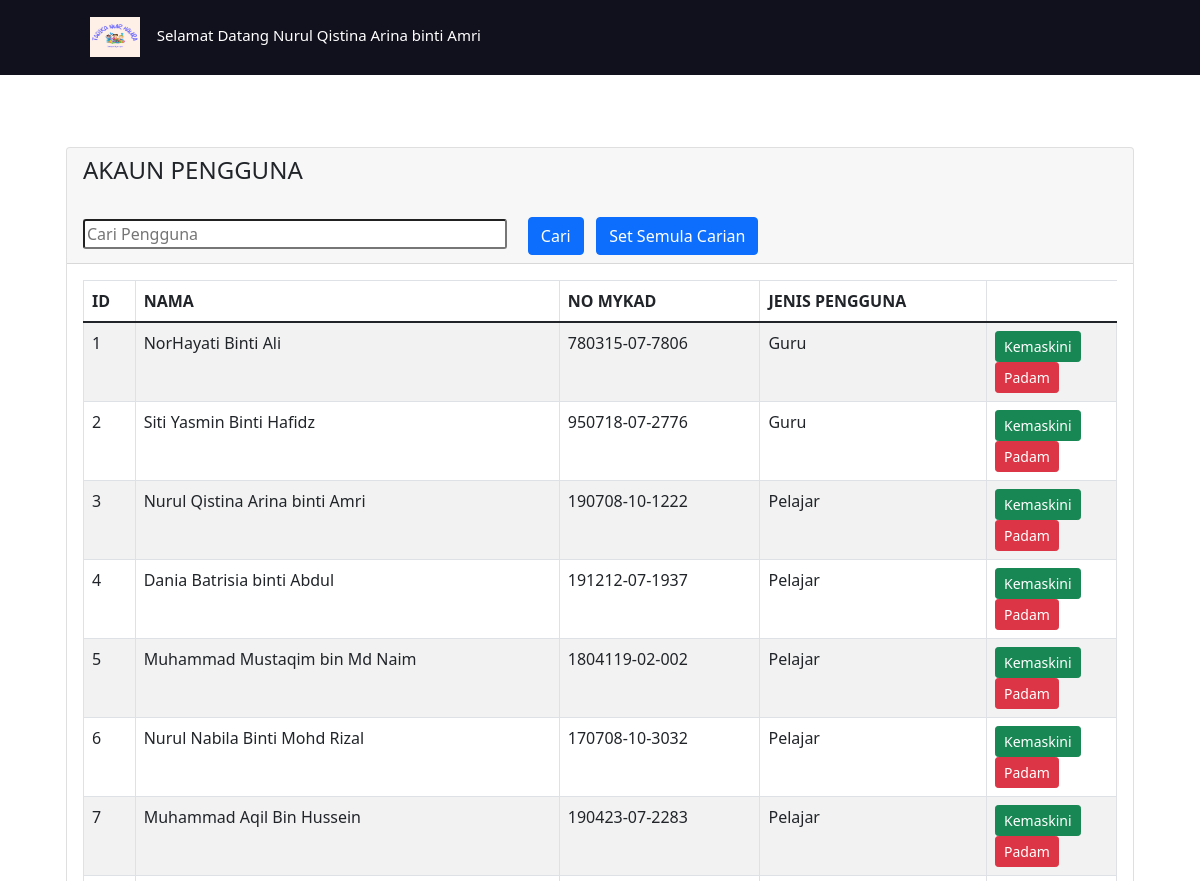
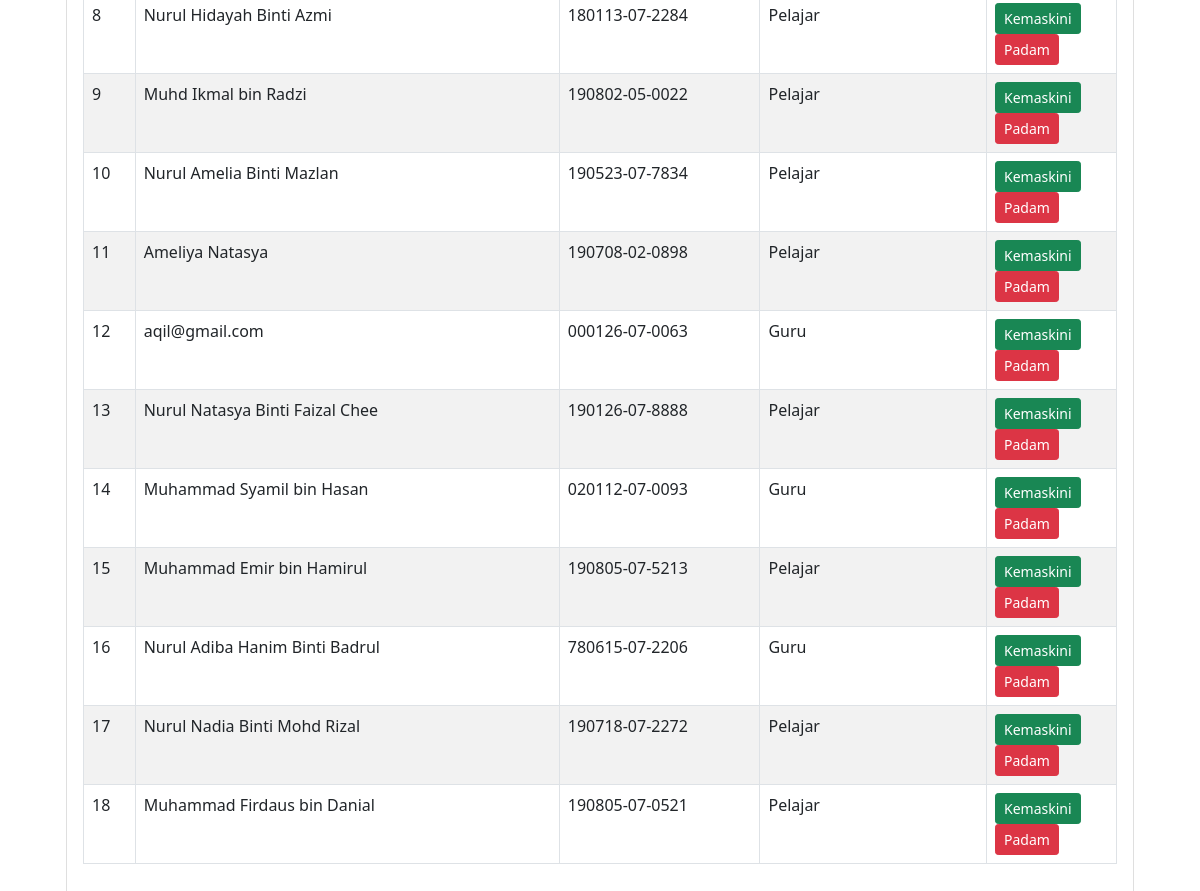
/view.php (signed in), run on the app's committed database (2 pictures, top to bottom).
### tables this page shows
CREATE TABLE `users` (
  `id` int(11) NOT NULL,
  `nama` varchar(255) NOT NULL,
  `noMyKad` varchar(14) NOT NULL,
  `phone` varchar(12) NOT NULL,
  `gender` varchar(12) NOT NULL,
  `email` varchar(255) NOT NULL,
  `password` varchar(255) NOT NULL,
  `user_type` varchar(20) NOT NULL
);

### view.php (the view, shortened to what this page needs)
<?php
require 'config.php';
?>
<!doctype html>
<html lang="en">
<head>
    <link href="https://cdn.jsdelivr.net/npm/bootstrap@5.1.3/dist/css/bootstrap.min.css" rel="stylesheet">
</head>
<body >
<nav>
  <label class="logo"> <img src="images/logo.png" width="50" height="40">&nbsp;&nbsp;&nbsp;
      <span class="text"> Selamat Datang <?= $_SESSION['nama']; ?> </span>
  </label>
</nav>
 <section class="home-section">
    <div class="home-content">
      <div class="container mt-5 ml-sm-20">
        <div class="row">
          <div class="col-md-12">
    <div class="container mt-4">
        <div class="row">
            <div class="col-md-12">
                <div class="card">
                    <div class="card-header">
                        <h4>AKAUN PENGGUNA</h4><br>
                        <form  action="" method="GET">
                         <input type="text" name="cariPengguna" placeholder="Cari Pengguna" size="40"  style="border-radius: 3px;">&nbsp;&nbsp;&nbsp;&nbsp;
                          <button type="submit" name="submit" class="btn btn-primary">Cari</button>&nbsp;&nbsp;
                           <button type="submit" name="submit" class="btn btn-primary"><a href="view.php" style="color: white; text-decoration: none;">Set Semula Carian</button>
                         </form>
                    </div>
                    <div class="card-body" style="" responsive true;>
                        <table class="table table-bordered table-striped" id="export">
                            <thead>
                                <tr>
                                    <th>ID</th>
                                    <th>NAMA</th>
                                    <th>NO MYKAD</th>
                                    <th>JENIS PENGGUNA</th>
                                </tr>
                            </thead>
                            <tbody>
                                <?php
                                    if (isset($_GET['cariPengguna']))
                                    {
                                        $filtervalues = $_GET['cariPengguna'];
                                        $query = "SELECT * FROM users WHERE nama = '$filtervalues'";
                                        $query_run = mysqli_query($conn,$query);
                                    }
                                    else
                                    {
                                        $query = "SELECT * FROM users";
                                        $query_run = mysqli_query($conn, $query);
                                    }
                                    if(mysqli_num_rows($query_run) > 0)
                                    {
                                        foreach($query_run as $usersRow)
                                        {
                                            ?>
                                            <tr>
                                                <td><?= $usersRow['id']; ?></td>
                                                <td><?= $usersRow['nama']; ?></td>
                                                <td><?= $usersRow['noMyKad']; ?></td>
                                                <td><?= $usersRow['user_type']; ?></td>
                                                <td width="130px">
                                                    <a href="update.php?id=<?= $usersRow['id']; ?>" class="btn btn-success btn-sm">Kemaskini</a>
                                                    <form action="delete.php" method="POST" class="d-inline"autocomplete="off"  onsubmit="return confirm('Anda mahu data ini dipadam?')" >
                                                        <button type="submit" name="delete_users" value="<?=$usersRow['id'];?>" class="btn btn-danger btn-sm">Padam</button>
                                                    </form>
                                                </td>
                                            </tr>
                                <?php
                                        }
                                    }
                                    else
                                    {
                                        echo "<h5> No Record Found </h5>";
                                    }
                                ?>
                            </tbody>
                        </table>
                    </div>
                </div>
            </div>
        </div>
    </div>
        </div>
        </div>
      </div>
    </div>
  </section>
</body>
</html>

### view.php (style rules this page uses)
nav { background-color: #11101d; height: 75px; width: 100%; line-height: 70px; }
label.logo { line-height: 90%; padding: 0 90px; }
.text { color: white; font-size: 15px; }

### data on the page
users: id "1", nama "NorHayati Binti Ali", noMyKad "780315-07-7806", user_type "Guru"
users: id "2", nama "Siti Yasmin Binti Hafidz", noMyKad "950718-07-2776", user_type "Guru"
users: id "3", nama "Nurul Qistina Arina binti Amri", noMyKad "190708-10-1222", user_type "Pelajar"
users: id "4", nama "Dania Batrisia binti Abdul", noMyKad "191212-07-1937", user_type "Pelajar"
users: id "5", nama "Muhammad Mustaqim bin Md Naim", noMyKad "1804119-02-002", user_type "Pelajar"
users: id "6", nama "Nurul Nabila Binti Mohd Rizal", noMyKad "170708-10-3032", user_type "Pelajar"
users: id "7", nama "Muhammad Aqil Bin Hussein", noMyKad "190423-07-2283", user_type "Pelajar"
users: id "8", nama "Nurul Hidayah Binti Azmi", noMyKad "180113-07-2284", user_type "Pelajar"
users: id "9", nama "Muhd Ikmal bin Radzi", noMyKad "190802-05-0022", user_type "Pelajar"
users: id "10", nama "Nurul Amelia Binti Mazlan", noMyKad "190523-07-7834", user_type "Pelajar"
users: id "11", nama "Ameliya Natasya", noMyKad "190708-02-0898", user_type "Pelajar"
users: id "12", nama "aqil@gmail.com", noMyKad "000126-07-0063", user_type "Guru"
users: id "13", nama "Nurul Natasya Binti Faizal Chee", noMyKad "190126-07-8888", user_type "Pelajar"
users: id "14", nama "Muhammad Syamil bin Hasan", noMyKad "020112-07-0093", user_type "Guru"
users: id "15", nama "Muhammad Emir bin Hamirul", noMyKad "190805-07-5213", user_type "Pelajar"
users: id "16", nama "Nurul Adiba Hanim Binti Badrul", noMyKad "780615-07-2206", user_type "Guru"
users: id "17", nama "Nurul Nadia Binti Mohd Rizal", noMyKad "190718-07-2272", user_type "Pelajar"
users: id "18", nama "Muhammad Firdaus bin Danial", noMyKad "190805-07-0521", user_type "Pelajar"

### other printed values
$_SESSION['nama'] "Nurul Qistina Arina binti Amri"
